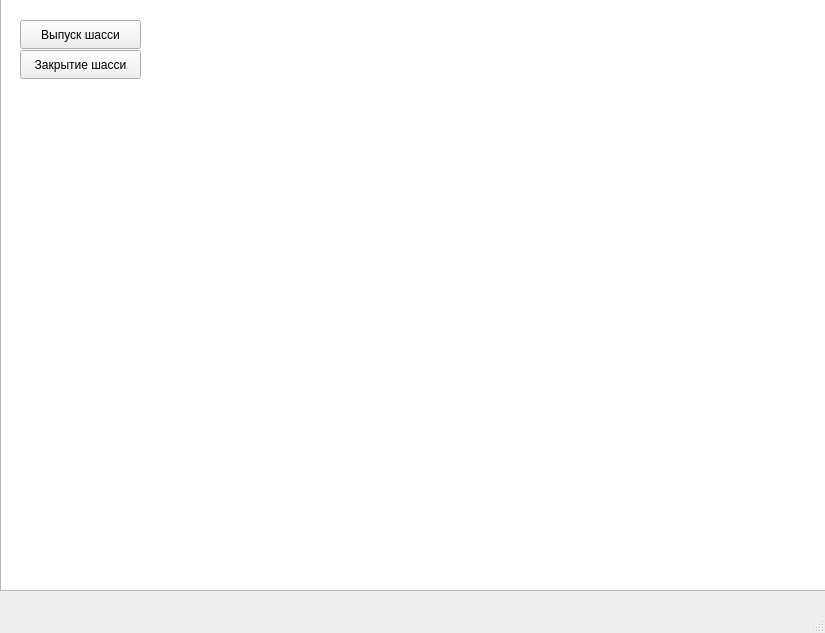
<?xml version="1.0" encoding="UTF-8"?>
<ui version="4.0">
 <class>MainWindow</class>
 <widget class="QMainWindow" name="MainWindow">
  <property name="geometry">
   <rect>
    <x>0</x>
    <y>0</y>
    <width>825</width>
    <height>633</height>
   </rect>
  </property>
  <property name="windowTitle">
   <string>MainWindow</string>
  </property>
  <property name="styleSheet">
   <string notr="true"/>
  </property>
  <widget class="QWidget" name="centralwidget">
   <property name="styleSheet">
    <string notr="true"/>
   </property>
   <widget class="QGraphicsView" name="graphicsView">
    <property name="geometry">
     <rect>
      <x>0</x>
      <y>-10</y>
      <width>861</width>
      <height>601</height>
     </rect>
    </property>
    <property name="autoFillBackground">
     <bool>false</bool>
    </property>
    <property name="styleSheet">
     <string notr="true">background-image:url(:/back/900X900.jpg)</string>
    </property>
   </widget>
   <widget class="QPushButton" name="button_shassi">
    <property name="geometry">
     <rect>
      <x>20</x>
      <y>20</y>
      <width>121</width>
      <height>29</height>
     </rect>
    </property>
    <property name="text">
     <string>Выпуск шасси</string>
    </property>
   </widget>
   <widget class="QPushButton" name="pushButton">
    <property name="geometry">
     <rect>
      <x>20</x>
      <y>50</y>
      <width>121</width>
      <height>29</height>
     </rect>
    </property>
    <property name="text">
     <string>Закрытие шасси</string>
    </property>
   </widget>
  </widget>
  <widget class="QMenuBar" name="menubar">
   <property name="geometry">
    <rect>
     <x>0</x>
     <y>0</y>
     <width>825</width>
     <height>26</height>
    </rect>
   </property>
  </widget>
  <widget class="QStatusBar" name="statusbar"/>
 </widget>
 <resources/>
 <connections/>
</ui>
